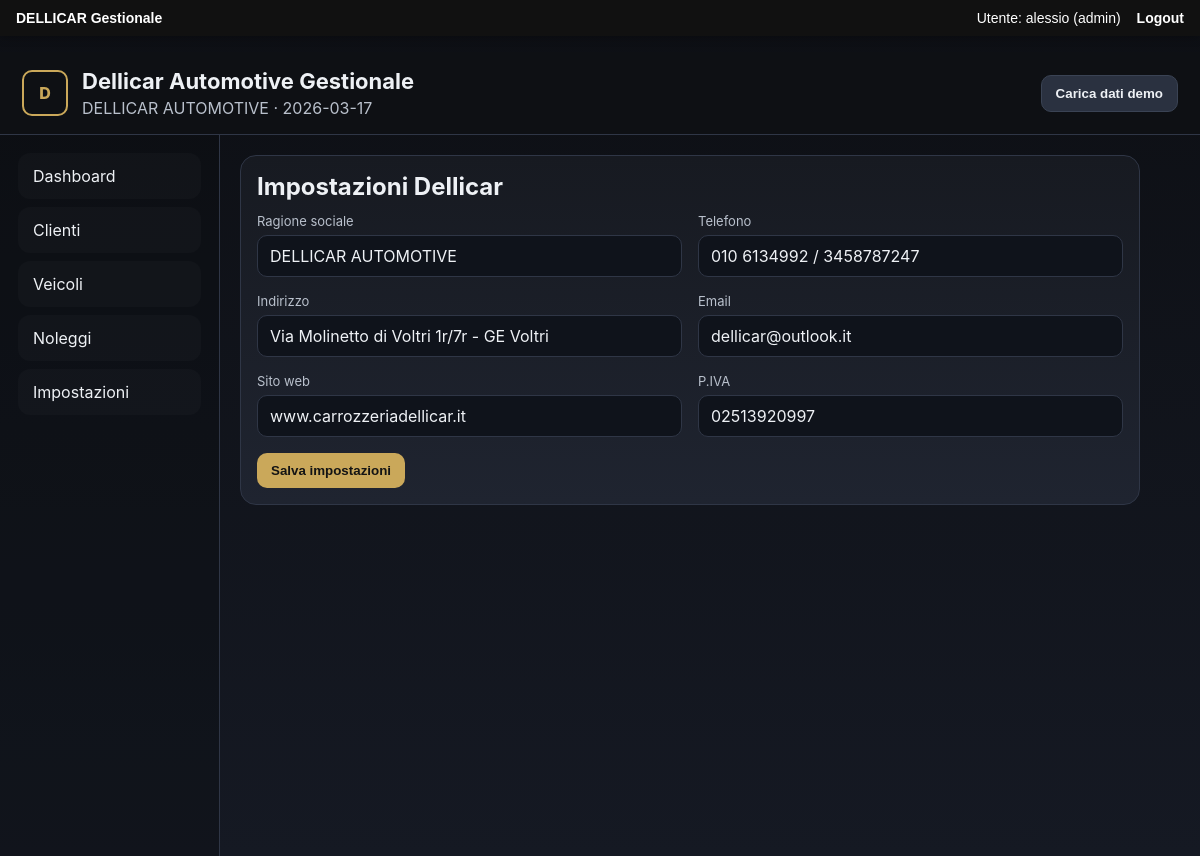
The app's page /settings (signed in) with its own data.
### tables this page shows
CREATE TABLE settings (
                key TEXT PRIMARY KEY,
                value TEXT NOT NULL
            );

### app.py (the view, shortened to what this page needs)
@app.route("/settings", methods=["GET", "POST"])
@role_required("admin")
def settings() -> str:
    db = get_db()
    return render_template("settings.html", settings=get_settings())

### app.py (called while the page is built)
def role_required(*roles):
    def decorator(f):
        @wraps(f)
        def wrapped(*args, **kwargs):
            if not session.get("logged"):
                return redirect("/login")
            if session.get("role") not in roles:
                return "Accesso negato", 403
            return f(*args, **kwargs)
        return wrapped
    return decorator

def get_db():
    if "db" not in g:
        if USE_POSTGRES:
            import psycopg2
            conn = psycopg2.connect(DATABASE_URL)
            g.db = conn
        else:
            g.db = sqlite3.connect(DB_PATH, timeout=10)
            g.db.execute("PRAGMA journal_mode=WAL;")
            g.db.execute("PRAGMA synchronous=NORMAL;")
            g.db.row_factory = sqlite3.Row
    return g.db

def get_settings() -> dict[str, str]:
    db = get_db()
    rows = db.execute("SELECT key, value FROM settings").fetchall()
    data = {row["key"]: row["value"] for row in rows}
    for k, v in DEFAULT_SETTINGS.items():
        data.setdefault(k, v)
    return data

@app.context_processor
def inject_globals() -> dict[str, Any]:
    return {"company": get_settings(), "today": date.today().isoformat()}

### templates/settings.html
{% extends 'base.html' %}
{% block content %}
<section class="panel max-w">
  <h2>Impostazioni Dellicar</h2>
  <form method="post" class="form-grid">
    <div><label>Ragione sociale</label><input name="company_name" value="{{ settings.company_name }}"></div>
    <div><label>Telefono</label><input name="phone" value="{{ settings.phone }}"></div>
    <div><label>Indirizzo</label><input name="address" value="{{ settings.address }}"></div>
    <div><label>Email</label><input name="email" value="{{ settings.email }}"></div>
    <div><label>Sito web</label><input name="website" value="{{ settings.website }}"></div>
    <div><label>P.IVA</label><input name="vat" value="{{ settings.vat }}"></div>
    <div class="full"><button class="btn" type="submit">Salva impostazioni</button></div>
  </form>
</section>
{% endblock %}

### templates/base.html (shortened to what this page needs)
<!DOCTYPE html>
<html lang="it">
<head>
  <link rel="stylesheet" href="{{ url_for('static', filename='style.css') }}">
</head>
<body>
{% if session.get("logged") %}
<div class="dellicar-userbar">
    <div><strong>DELLICAR Gestionale</strong></div>
    <div>Utente: {{ session.get("username","-") }} ({{ session.get("role","-") }}) <a href="/logout">Logout</a></div>
</div>
{% endif %}
  <header class="topbar">
    <div class="brand-wrap">
      <div class="logo-box">D</div>
      <div>
        <h1>Dellicar Automotive Gestionale</h1>
        <p>{{ company.company_name }} · {{ today }}</p>
      </div>
    </div>
    <form class="demo-form" method="post" action="{{ url_for('seed_demo_route') }}">
      <button type="submit" class="btn secondary">Carica dati demo</button>
    </form>
  </header>
  <div class="layout">
    <aside class="sidebar">
      <a href="{{ url_for('dashboard') }}">Dashboard</a>
      <a href="{{ url_for('clients') }}">Clienti</a>
      <a href="{{ url_for('vehicles') }}">Veicoli</a>
      <a href="{{ url_for('rentals') }}">Noleggi</a>
      <a href="{{ url_for('settings') }}">Impostazioni</a>
    </aside>
    <main class="content">
      {% block content %}{% endblock %}
    </main>
  </div>
</body>
</html>

### static/style.css (style rules this page uses)
:root { --bg:#0f1115; --panel:#171a21; --panel2:#1f2430; --text:#eef1f5; --muted:#b9c0cc; --gold:#caa85a; --line:#2f3646; --danger:#d64545; }
* { box-sizing:border-box }
body { margin:0;font-family:-apple-system,BlinkMacSystemFont,"Segoe UI",Roboto,Arial,sans-serif;background:linear-gradient(180deg,#0d0f14,#151923);color:var(--text) }
a { color:inherit;text-decoration:none }
.topbar { display:flex;justify-content:space-between;align-items:center;gap:16px;padding:16px 22px;border-bottom:1px solid var(--line);position:sticky;top:0;background:rgba(15,17,21,.95);backdrop-filter:blur(8px);z-index:10 }
.brand-wrap { display:flex;align-items:center;gap:14px }
.brand-wrap h1 { margin:0;font-size:22px }
.brand-wrap p { margin:4px 0 0;color:var(--muted) }
.logo-box { width:46px;height:46px;border:2px solid var(--gold);border-radius:10px;display:grid;place-items:center;color:var(--gold);font-weight:800 }
.layout { display:grid;grid-template-columns:220px 1fr;min-height:calc(100vh - 79px) }
.sidebar { padding:18px;border-right:1px solid var(--line);background:rgba(10,12,16,.35);display:flex;flex-direction:column;gap:8px }
.sidebar a { padding:12px 14px;border-radius:12px;background:rgba(255,255,255,.02);border:1px solid transparent }
.content { padding:20px }
.cards,.grid-2,.form-grid,.contract-grid,.damage-layout { display:grid;gap:16px }
.form-grid { grid-template-columns:1fr 1fr }
.card,.panel,.subpanel { background:linear-gradient(180deg,var(--panel),var(--panel2));border:1px solid var(--line);border-radius:16px;padding:16px }
.panel h2 { margin:0 0 12px }
.btn { display:inline-block;padding:10px 14px;border-radius:10px;background:var(--gold);color:#141414;font-weight:700;border:none;cursor:pointer }
.btn.secondary { background:#2a3140;color:var(--text);border:1px solid #3a4354 }
input,select,textarea { width:100%;padding:10px 12px;border-radius:10px;border:1px solid var(--line);background:#0f131b;color:var(--text);font:inherit }
label { display:block;font-size:13px;color:var(--muted);margin-bottom:6px }
.full { grid-column:1 / -1 }
.max-w { max-width:900px }

### templates/base.html (style rules this page uses)
.dellicar-userbar { position:fixed; top:0; left:0; right:0; z-index:9999; background:#111; color:#fff; padding:10px 16px; font-family:Arial,sans-serif; font-size:14px; display:flex; justify-content:space-between; align-items:center; box-shadow:0 2px 8px rgba(0,0,0,0.25); }
.dellicar-userbar a { color:#fff; text-decoration:none; font-weight:bold; margin-left:12px; }
body { padding-top:52px !important; }

### records on screen
settings: company_name "DELLICAR AUTOMOTIVE"
settings: phone "010 6134992 / 3458787247"
settings: address "Via Molinetto di Voltri 1r/7r - GE Voltri"
settings: email "dellicar@outlook.it"
settings: website "www.carrozzeriadellicar.it"
settings: vat "02513920997"

### other values on screen
{{ session.get("username","-") }} "alessio"
{{ session.get("role","-") }} "admin"
